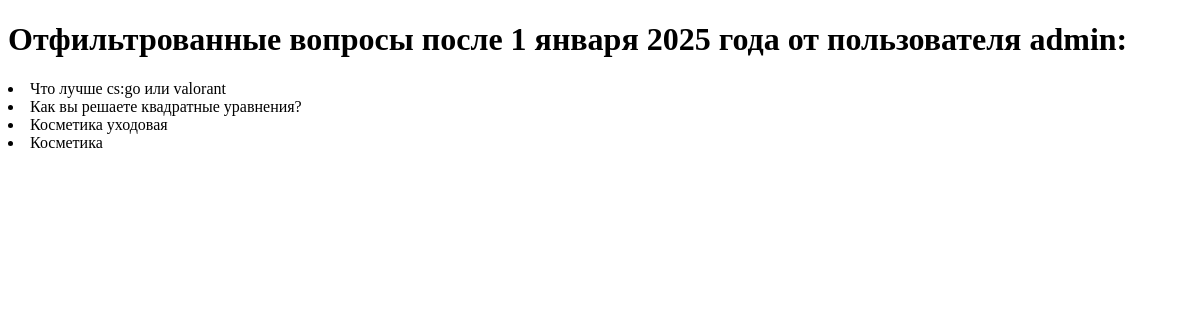
The app's page /filtered_questions, older data.
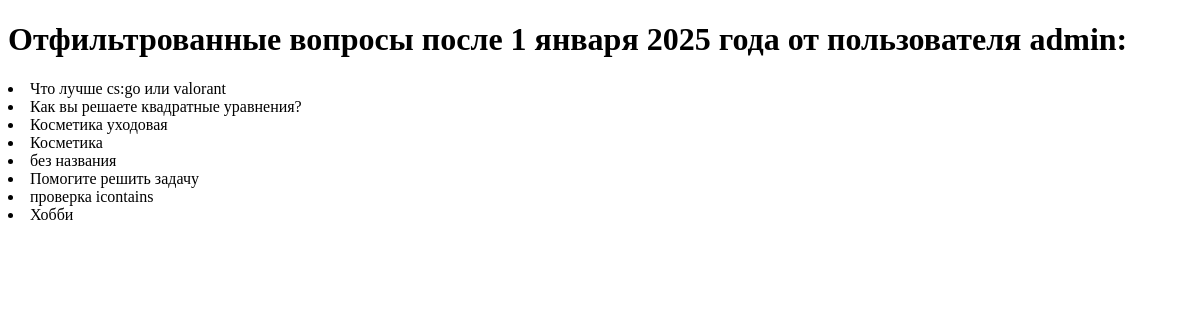
The same page, newer data.
### forum/models.py (models this page shows, shortened)
class question(models.Model):
    category = models.ForeignKey(
        category,
        on_delete=models.CASCADE,
        related_name="questions",
        verbose_name="Категория вопроса",
    )
    user = models.ForeignKey(
        Profile,
        on_delete=models.CASCADE,
        verbose_name="Пользователь",
        related_name="questions_by",
    )
    question_title = models.CharField(
        max_length=100,
        blank=True,
        default="",
        verbose_name="Название вопроса",
        validators=[alphanumeric],
    )
    question_body = models.CharField(max_length=1000, verbose_name="Содержание вопроса")
    document = models.FileField(upload_to="documents/", null=True, blank=True)
    question_date = models.DateField(auto_now_add=True)
    question_time = models.TimeField(default=timezone.now)
    history = HistoricalRecords()
    def __str__(self):
        return self.question_title
    class Meta:
        verbose_name = "Вопрос"
        verbose_name_plural = "Вопросы"
        ordering = ["question_date"]

### forum/views.py (the view)
# urls.py: path("filtered_questions", views.filtered_questions, name="filtered_questions"),
def filtered_questions(request):
    current_year = timezone.now().year
    questions = question.objects.filter(
        question_date__gt=timezone.datetime(current_year, 1, 1)
    ).filter(user="1")
    return render(request, "forum/filtered_questions.html", {"questions": questions})

### forum/templates/forum/filtered_questions.html (shortened to what this page needs)
<!DOCTYPE html>
<html lang="en">
<head>
</head>
<body>
    <h1>Отфильтрованные вопросы после 1 января 2025 года от пользователя admin: </h1>
    {% for question in questions %}
        <li>{{ question }}</li>
    {% endfor %}
</body>
</html>

Row changes from the older to the newer data that the page shows:
added question: question_title "без названия"
added question: question_title "Помогите решить задачу"
added question: question_title "проверка icontains"
added question: question_title "Хобби"
